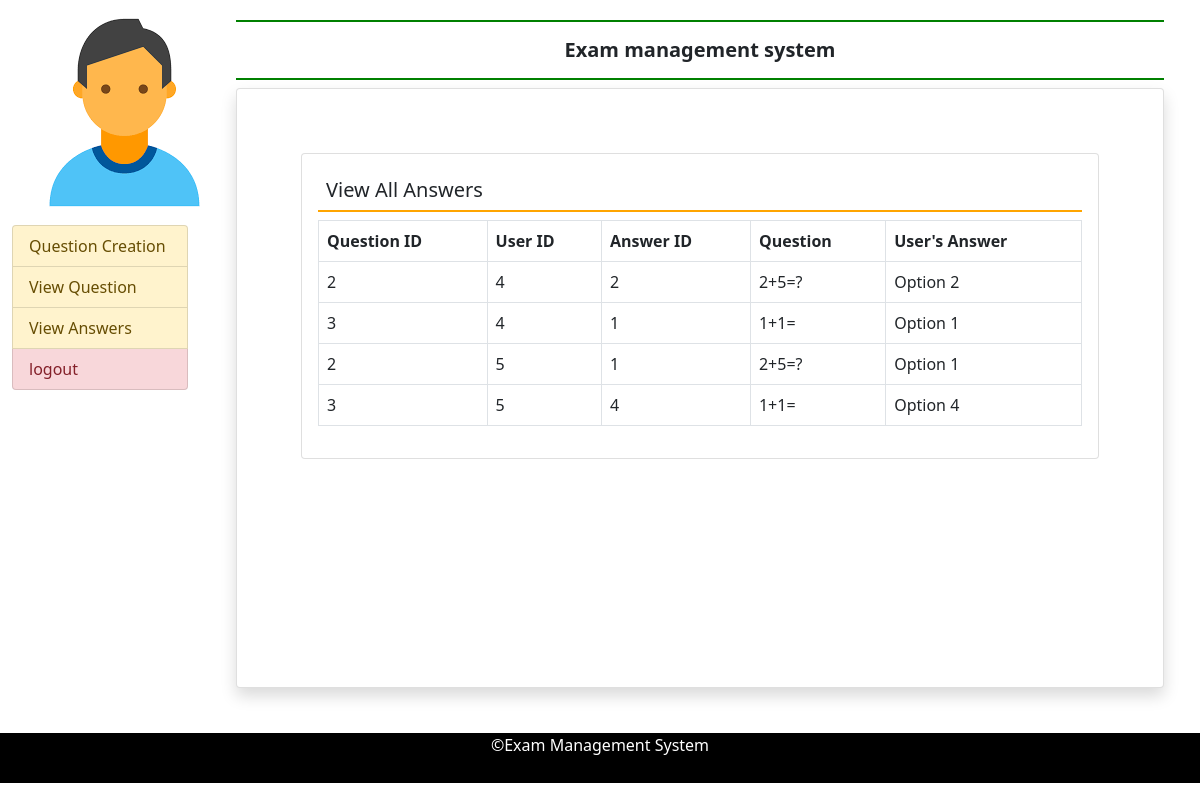
The page /admin_view_answers (signed in) on the database its author committed.
### examapp/models.py (models this page shows)
class Answer(models.Model):
    user = models.ForeignKey(User, on_delete=models.CASCADE)
    question = models.ForeignKey(Exam, on_delete=models.CASCADE)
    answer_id = models.PositiveIntegerField()  # Store the selected answer (1, 2, 3, or 4)

class Exam(models.Model):
    user = models.ForeignKey(User, on_delete=models.CASCADE)
    question = models.TextField()
    ans1 = models.CharField(max_length=255)
    ans2 = models.CharField(max_length=255)
    ans3 = models.CharField(max_length=255)
    ans4 = models.CharField(max_length=255)

### examapp/views.py (the view)
# urls.py: path('admin_view_answers',views.admin_view_answers,name='admin_view_answers'),
@login_required(login_url='login')
def admin_view_answers(request):
    all_answers = Answer.objects.select_related('question', 'user')
    context = {
        'all_answers': all_answers
    }
    return render(request, 'admin_view_answers.html', context)

### template/admin_view_answers.html
{% extends "admin_base.html" %}
{% block main %}
<div class="card m-5">
    <div class="card-body">
        <h5 class="p-2" style='border-bottom:2px solid orange'>View All Answers</h5>
        <table class="table table-bordered">
            <thead>
                <tr>
                    <th>Question ID</th>
                    <th>User ID</th>
                    <th>Answer ID</th>
                    <th>Question</th>
                    <th>User's Answer</th>
                </tr>
            </thead>
            <tbody>
                {% for answer in all_answers %}
                <tr>
                    <td>{{ answer.question.id }}</td>
                    <td>{{ answer.user.id }}</td>
                    <td>{{ answer.answer_id }}</td>
                    <td>{{ answer.question.question }}</td>
                    <td>Option {{ answer.answer_id }}</td>
                </tr>
                {% endfor %}
            </tbody>
        </table>
    </div>
</div>
{% endblock %}

### template/admin_base.html (shortened to what this page needs)
{% load static %}
<!doctype html>
<html lang="en">
  <head>
    <link href="https://cdn.jsdelivr.net/npm/bootstrap@5.0.2/dist/css/bootstrap.min.css" rel="stylesheet">
  </head>
  <body>
<div class="container-fluid">
    <div class="row">
        <div class="col-sm-2">
            <img src="{% static 'student.png' %}">
            <div class="list-group">
              <a href="{% url 'create_question' %}" class="list-group-item list-group-item-warning">Question Creation</a>
              <a href="{% url 'admin_question_view' %}" class="list-group-item list-group-item-warning">View Question</a>
                <a href="{% url 'admin_view_answers' %}" class="list-group-item list-group-item-warning">View Answers</a>
                <a href="{% url 'logout' %}" class="list-group-item list-group-item-danger">logout</a>
            </div>
        </div>
        <div class="col-sm-10 p-8">
            <div class="container-fluid">
            <h5 class="text-center p-3 font-weight-bold" style="border-bottom:2px solid green;border-top:2px solid green;margin-top:20px"><b>Exam management system</b></h5>
                <div class="card shadow" style="height:600px">
                    <div class="card-body">
                      {% block main %}
                      {% endblock %}
            </div>
            </div>
            </div>
        </div>
    </div>
</div>
  </body>
</html>
{% include 'footer.html' %}

### template/footer.html
<div class="footer fixed-bottom my_footer" style="background-color: black; margin-bottom:17px; height: 50px; ">
    <p class="text-center" style="color:white">&copy;Exam Management System</p>
</div>

### rows shown on the page
Answer: question.id "2", user.id "4", answer_id "2", question.question "2+5=?"
Answer: question.id "3", user.id "4", answer_id "1", question.question "1+1="
Answer: question.id "2", user.id "5", answer_id "1", question.question "2+5=?"
Answer: question.id "3", user.id "5", answer_id "4", question.question "1+1="
